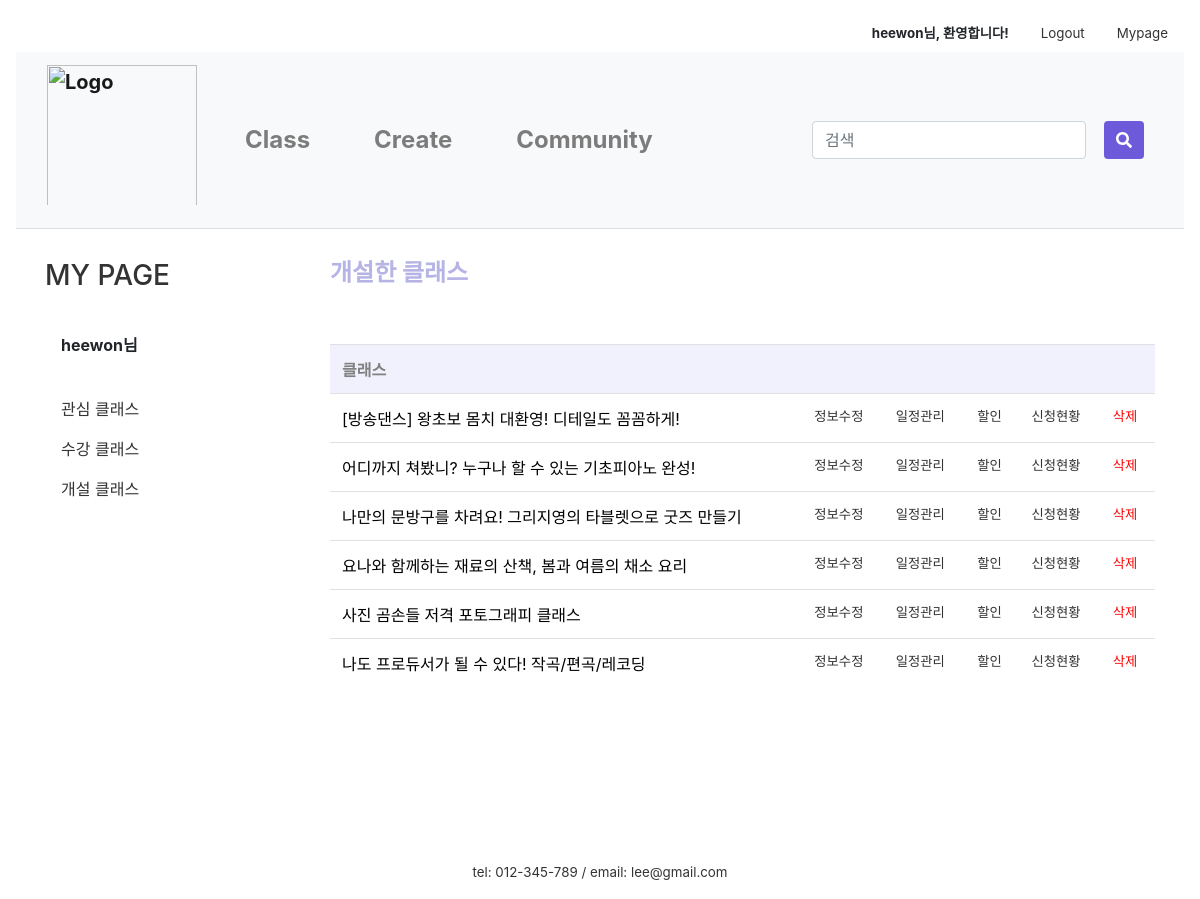
Page /mypage/myClass/ (signed in) on the earlier database version.
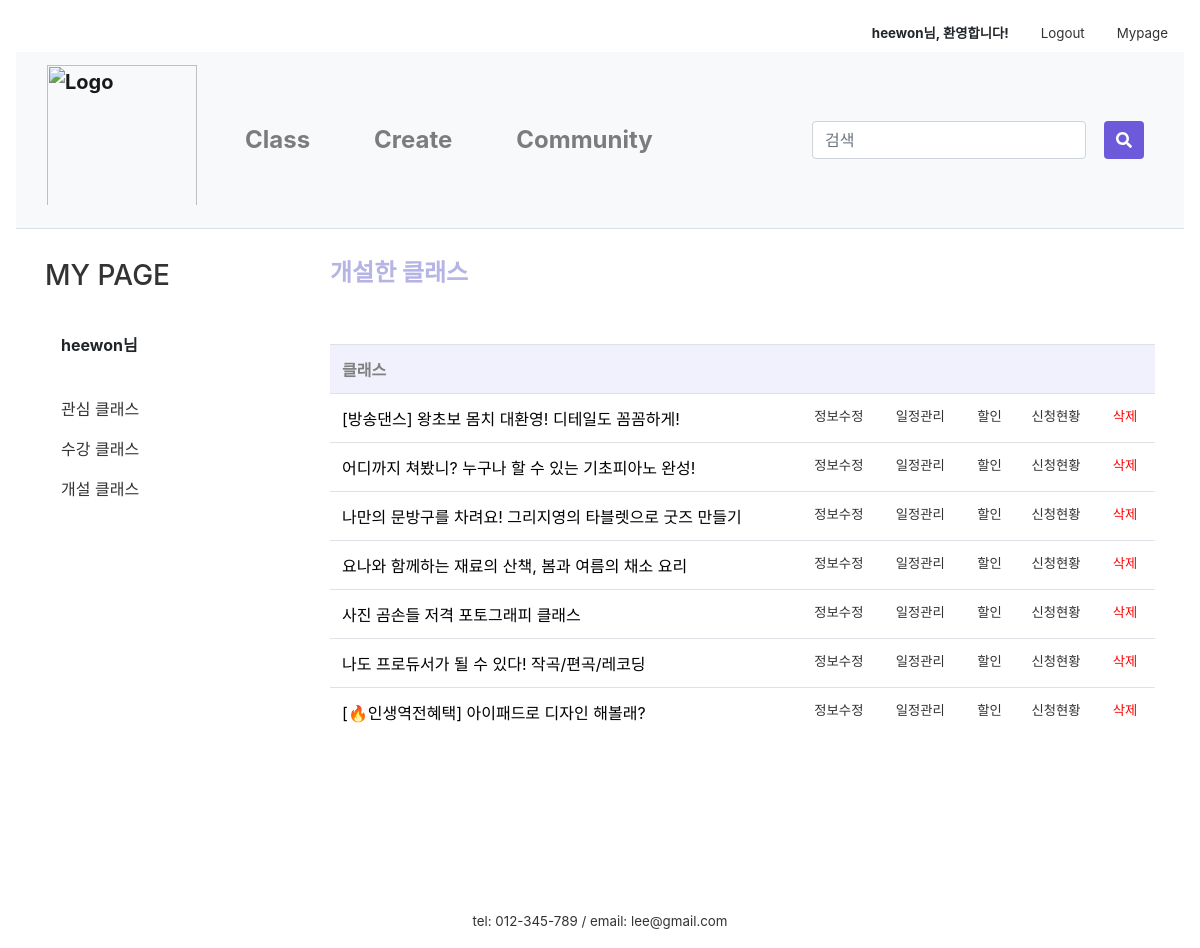
Same page on the later database version.
### firstApp/models.py (models this page shows, shortened)
class Class(models.Model):
    author = models.ForeignKey(settings.AUTH_USER_MODEL, on_delete=models.CASCADE, default=1)
    title = models.CharField(max_length=50)
    tutor = models.CharField(max_length=10)
    tutor_photo = ProcessedImageField(upload_to="tutor", processors=[ResizeToFill(300,300)], default='')
    tutor_insta = models.CharField(null=True, blank=True, max_length=50, default='')
    tutor_blog = models.CharField(null=True, blank=True, max_length=50, default='')
    tutor_youtube = models.CharField(null=True, blank=True, max_length=50, default='')
    category = models.ForeignKey('firstApp.Category', on_delete=models.CASCADE, default=1, related_name='category')
    area = models.ForeignKey('firstApp.Area', on_delete=models.CASCADE, default=1)
    photo = ProcessedImageField(upload_to="class", processors=[ResizeToFill(600,450)], default='')
    body = RichTextUploadingField(default='')
    tutor_body = RichTextUploadingField(default='')
    price = models.CharField(max_length=10)
    time = models.CharField(max_length=5)
    level = models.ForeignKey('firstApp.Level', on_delete=models.CASCADE, default=1, related_name='level')
    mode = models.ForeignKey('firstApp.Mode', on_delete=models.CASCADE, default=1, related_name='mode')
    in_min = models.PositiveIntegerField(null=True, blank=True, default='1')
    in_max = models.PositiveIntegerField(null=True, blank=True, default='1')
    like_user = models.ManyToManyField(settings.AUTH_USER_MODEL, blank=True, related_name='like_class')
    like_count = models.PositiveIntegerField(default=0)
    on_sale = models.BooleanField(null=True, default=False)
    sale_price = models.CharField(null=True, blank=True, max_length=10)
    on_permission = models.BooleanField(null=True, default=False)
    class Meta:
        permissions = [
            ('can_permit', 'Can permit')
        ]

### firstApp/views.py (the view)
# urls.py: path('mypage/myClass/', views.myClass, name='myClass'),
@login_required(login_url='/login/')
def myClass(request):
    classs = Class.objects.filter(author=request.user)
    return render(request, 'firstApp/classlist.html', {'classs':classs})

### firstApp/templates/firstApp/classlist.html (shortened to what this page needs)
{% extends 'firstApp/base.html' %}
{% load static %}
{% load humanize %}
{% block content %}
{% if user.is_active %}
<link rel="stylesheet" href="{% static 'css/community.css' %}">
<link href="{% static 'css/apply_detail.css' %}" rel="stylesheet">
<link href="{% static 'css/my_page_table.css' %}" rel="stylesheet">
    <div class="container">
      <div class="row">
        <div class="col-sm-3">
          <div class="left-sidebar">
            <ul>
              <li>
								<a class= "nounderline" href="{% url 'mypage' %}"><h3>MY PAGE</h3></a>
							</li><br>
							<li data-toggle="tab">
								<a class="nav-link"><strong>{{user.username}}님</strong></a>
									<br>
									<li class="nav-item">
										<a class="nav-link" href="/mypage/mylike">관심 클래스</a>
									</li>
									<li class="nav-item">
									  <a class="nav-link" href="/mypage/myApply">수강 클래스</a>
									</li>
									<li class="nav-item">
									  <a class="nav-link" href="/mypage/myClass">개설 클래스</a>
									</li>
							</li>
						</ul>
          </div>
        </div>
          <div class="col-sm-9">
            <h4 class="my_page_title" style="font-weight:bold; color:#B6B3E5;">개설한 클래스</h4><br><br>
            <table class="table">
              <tr>
                <th colspan="8">클래스</th>
              </tr>
              {% for class in classs %}
              <tr>
                <td colspan="3">
                    {% if class.on_permission == True %}
                    <a class="a_underline" href="{% url 'product' class.id %}">{{ class.title }}</a>
                    {% endif %}
                </td>
                <td class="lighter" id="edit"><a class="abc" href="{% url 'update_class' class.id %}">정보수정</a></td>
                <td class="lighter" id="add"><a class="abc" href="{% url 'addTime2' class.id %}">일정관리</a></td>
                  <td class="lighter" id="sale"><a class="abc" href="{% url 'classSale' class.id %}">할인</a></td>
                  <td class="lighter" id="appli"><a class="abc" href="{% url 'applicant' class.id %}">신청현황</a></td>
                  <td class="lighter"><a class="abc" style="color:red;" onclick="return confirm('삭제한 클래스는 복구할 수 없습니다.\n정말 삭제하시겠습니까?')" href="{% url 'product_remove' class.id %}">삭제</a></td>
              </tr>
              {% endfor %}
            </table>
          </div>
      </div>
    </div>
{% else %}
<script type="text/javascript">
    alert('잘못된 접근입니다. \n로그인을 해주세요.')
    window.location.href = '/login';
  </script>
{% endif %}
{% endblock content %}

Differences in the rows shown:
added Class: title "[🔥인생역전혜택] 아이패드로 디자인 해볼래?"
